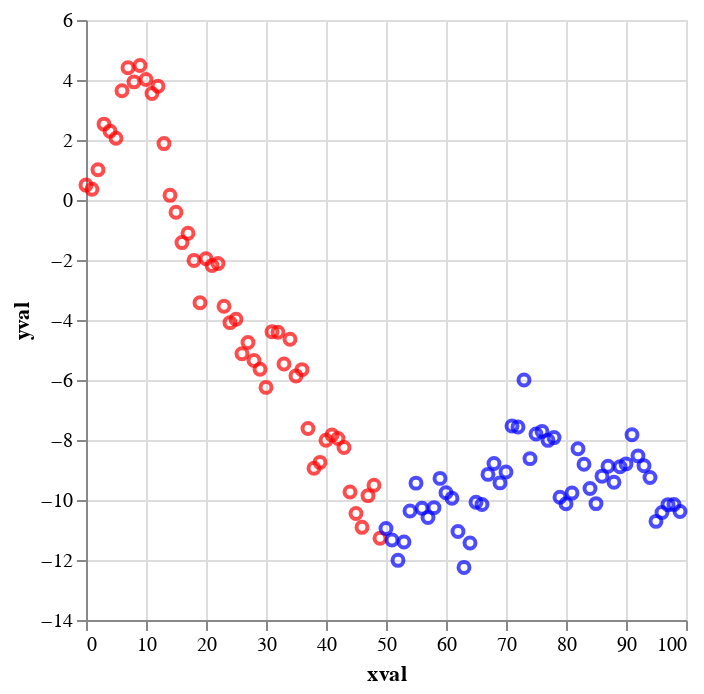

The notebook cell this image was saved under:
### Markdown cell above
# Review of Linear Algebra and Geometry

We start our exploration of convex optimization with a refresher on convexity and the linear algebra that's commonly use in the subject.

## Convexity

Set convexity is defined as follows:

> Definition: &nbsp; A set $C \subseteq \mathbb{R^d}$ is **convex** if, for all points $x_1,x_2 \in C$ and any $\theta \in [0,1]$, the point $\theta x_1 + (1-\theta) x_2$ (i.e. the parametrized line segment between $x_1$ and $x_2$) is also in $C$.
<br>


### Some Operations that Preserve Convexity

Scaling, skewing, and rotation (i.e. *linear transformations*) preserve convexity, as do *affine transformations* (i.e. shifting). Let the matrix $A$ define such a transformation, and $b$ be a shift vector. Then $C' = \{Ax + b \ |  \ x \in C \}$ is convex provided that $C$ was convex.

An *intersection* of convex sets is also convex. That is, $C' = \{ x \ | \ x \in C_1 \cap x \in C_2 \}$ is convex provided that $C_1$ and $C_2$ were convex to begin with. The proof follows directly from the definition of intersection.

However, *unions* of convex sets need not be convex.

## Examples of Convex Sets

The following are some common convex sets we will come across in practice.

### Convex Hull of $n$ Points

> Note: A *point* and a *vector* mean the same thing for the purposes of the discussion that follows.
<br>

A *convex combination* of points $x_1, ..., x_n$ is a point of the form $x = \theta_1 x_1 + ... + \theta_n x_n$ where $\sum_{i = 1}^{n} \theta_i = 1$ and $\theta_i \geq 0 \ \ \forall i$.

Let $x_1,x_2,...,x_n$ be $n$ points in space. Their *convex hull* is the set of all points which can be written as some convex combination of them. Equivalently, by varying the $\theta_i$'s we generate the convex hull as the set of all convex combinations of these points.

The convex hull can be visualized as the closed polygon formed when a rubber band is stretched around the $n$ points. The convex hull of two points is the line segment joining them. That of three points is the polygon (complete with its inner region). In general, for $n$ points, the concept generalizes to an $n$-dimensional polygon.

Formally, the convex hull is the set $\{ \theta_1 x_1 + ... + \theta_n x_n \ | \ \theta_1 + ... + \theta_n = 1 \ \ \textrm{and} \ \ \theta_i \geq 0 \ \ \forall i \}$

> Note: A handy interactive visualization, along with an efficient algorithm that generates a convex hull of $n$ points on a 2D plane can be found in the following [blog post](https://www.jgibson.id.au/articles/convex-hull/) by Joel Gibson.
<br>

### Convex Hull of a Set

The convex hull of a set can be similarly defined as all the convex combinations of the elements in the set. However, since the set may contain infinite elements there's an equivalent definition in terms of supersets.

Let $C$ be a non-convex set. The convex hull of $C$ is the intersection of all convex supersets of $C$. That is, it's the intersection of all convex sets containing $C$. The result of such an intersection will be the unique {% fn 1 %} smallest convex superset of $C$, its cinvex hull. 

Visualizing the convex hull of a non-convex set is similar to visualizing that of $n$ points — it's simply the shape enclosed by a rubber band stretched around the non-convex set.

### Affine Combination of $n$ Points

An *affine combination* of points $x_1,...,x_n$ is a point of the form $x = \theta_1 x_1 + ... + \theta_n x_n$ with $\sum_{i=1}^{n}\theta_i = 1$ but where the $\theta_i$'s need not be non-negative. 

For a single point, the set of all affine combinations is the singleton set with the point itself. For two points, it's the *line* that passes through them, and for three points it's the *plane*. In general, it is the plane in $n$-dimensions passing through the $n$ points.

### Code cell
import altair
import altair as alt
import pandas as pd
import numpy as np

rand = np.random.RandomState(42)

df = pd.DataFrame({
    'xval': range(100),
    'yval': rand.randn(100).cumsum()
})

print(altair.__file__)


slider = alt.binding_range(min=0, max=100, step=1)
cutoff = alt.param(bind=slider, value=50)



alt.Chart(df).mark_point().encode(
    x='xval',
    y='yval',
    color=alt.condition(
        alt.datum.xval < cutoff,
        alt.value('red'), alt.value('blue')
    )
).add_params(
    cutoff
)

### Figure 1 — Vega-Lite specification as saved in the notebook (floating-point values rounded to 4 significant figures)
{"config": {"view": {"continuousWidth": 300, "continuousHeight": 300}}, "data": {"name": "data-a99664901d810a6b330d8e4930eed708"}, "mark": {"type": "point"}, "encoding": {"color": {"condition": {"test": "(datum.xval < param_1)", "value": "red"}, "value": "blue"}, "x": {"field": "xval", "type": "quantitative"}, "y": {"field": "yval", "type": "quantitative"}}, "params": [{"name": "param_1", "bind": {"input": "range", "max": 100, "min": 0, "step": 1}, "value": 50}], "$schema": "https://vega.github.io/schema/vega-lite/v5.8.0.json", "datasets": {"data-a99664901d810a6b330d8e4930eed708": [{"xval": 0, "yval": 0.4967}, {"xval": 1, "yval": 0.3584}, {"xval": 2, "yval": 1.006}, {"xval": 3, "yval": 2.529}, {"xval": 4, "yval": 2.295}, {"xval": 5, "yval": 2.061}, {"xval": 6, "yval": 3.64}, {"xval": 7, "yval": 4.408}, {"xval": 8, "yval": 3.938}, {"xval": 9, "yval": 4.481}, {"xval": 10, "yval": 4.017}, {"xval": 11, "yval": 3.551}, {"xval": 12, "yval": 3.793}, {"xval": 13, "yval": 1.88}, {"xval": 14, "yval": 0.1552}, {"xval": 15, "yval": -0.4071}, {"xval": 16, "yval": -1.42}, {"xval": 17, "yval": -1.106}, {"xval": 18, "yval": -2.014}, {"xval": 19, "yval": -3.426}, {"xval": 20, "yval": -1.96}, {"xval": 21, "yval": -2.186}, {"xval": 22, "yval": -2.119}, {"xval": 23, "yval": -3.543}, {"xval": 24, "yval": -4.088}, {"xval": 25, "yval": -3.977}, {"xval": 26, "yval": -5.128}, {"xval": 27, "yval": -4.752}, {"xval": 28, "yval": -5.353}, {"xval": 29, "yval": -5.644}, {"xval": 30, "yval": -6.246}, {"xval": 31, "yval": -4.394}, {"xval": 32, "yval": -4.407}, {"xval": 33, "yval": -5.465}, {"xval": 34, "yval": -4.642}, {"xval": 35, "yval": -5.863}, {"xval": 36, "yval": -5.654}, {"xval": 37, "yval": -7.614}, {"xval": 38, "yval": -8.942}, {"xval": 39, "yval": -8.745}, {"xval": 40, "yval": -8.007}, {"xval": 41, "yval": -7.836}, {"xval": 42, "yval": -7.951}, {"xval": 43, "yval": -8.252}, {"xval": 44, "yval": -9.731}, {"xval": 45, "yval": -10.45}, {"xval": 46, "yval": -10.91}, {"xval": 47, "yval": -9.854}, {"xval": 48, "yval": -9.511}, {"xval": 49, "yval": -11.27}, {"xval": 50, "yval": -10.95}, {"xval": 51, "yval": -11.33}, {"xval": 52, "yval": -12.01}, {"xval": 53, "yval": -11.4}, {"xval": 54, "yval": -10.37}, {"xval": 55, "yval": -9.438}, {"xval": 56, "yval": -10.28}, {"xval": 57, "yval": -10.59}, {"xval": 58, "yval": -10.25}, {"xval": 59, "yval": -9.279}, {"xval": 60, "yval": -9.758}, {"xval": 61, "yval": -9.944}, {"xval": 62, "yval": -11.05}, {"xval": 63, "yval": -12.25}, {"xval": 64, "yval": -11.43}, {"xval": 65, "yval": -10.08}, {"xval": 66, "yval": -10.15}, {"xval": 67, "yval": -9.146}, {"xval": 68, "yval": -8.785}, {"xval": 69, "yval": -9.43}, {"xval": 70, "yval": -9.068}, {"xval": 71, "yval": -7.53}, {"xval": 72, "yval": -7.566}, {"xval": 73, "yval": -6.002}, {"xval": 74, "yval": -8.621}, {"xval": 75, "yval": -7.799}, {"xval": 76, "yval": -7.712}, {"xval": 77, "yval": -8.011}, {"xval": 78, "yval": -7.92}, {"xval": 79, "yval": -9.907}, {"xval": 80, "yval": -10.13}, {"xval": 81, "yval": -9.77}, {"xval": 82, "yval": -8.292}, {"xval": 83, "yval": -8.81}, {"xval": 84, "yval": -9.619}, {"xval": 85, "yval": -10.12}, {"xval": 86, "yval": -9.205}, {"xval": 87, "yval": -8.876}, {"xval": 88, "yval": -9.406}, {"xval": 89, "yval": -8.893}, {"xval": 90, "yval": -8.796}, {"xval": 91, "yval": -7.827}, {"xval": 92, "yval": -8.529}, {"xval": 93, "yval": -8.857}, {"xval": 94, "yval": -9.249}, {"xval": 95, "yval": -10.71}, {"xval": 96, "yval": -10.42}, {"xval": 97, "yval": -10.16}, {"xval": 98, "yval": -10.15}, {"xval": 99, "yval": -10.38}]}}
